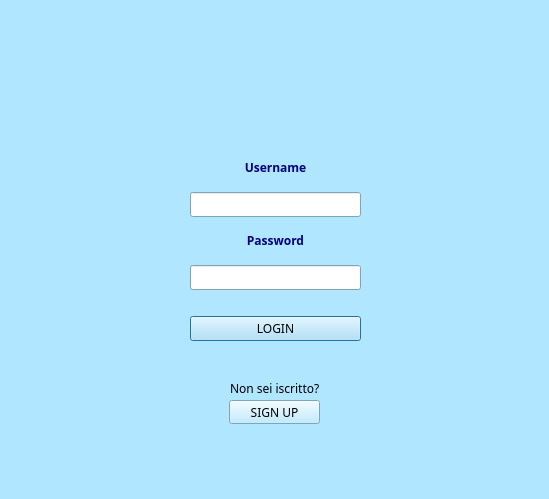
<?xml version="1.0" encoding="UTF-8"?>
<ui version="4.0">
 <class>login</class>
 <widget class="QDialog" name="login">
  <property name="enabled">
   <bool>true</bool>
  </property>
  <property name="geometry">
   <rect>
    <x>0</x>
    <y>0</y>
    <width>549</width>
    <height>499</height>
   </rect>
  </property>
  <property name="sizePolicy">
   <sizepolicy hsizetype="Preferred" vsizetype="Preferred">
    <horstretch>0</horstretch>
    <verstretch>0</verstretch>
   </sizepolicy>
  </property>
  <property name="minimumSize">
   <size>
    <width>549</width>
    <height>499</height>
   </size>
  </property>
  <property name="palette">
   <palette>
    <active>
     <colorrole role="WindowText">
      <brush brushstyle="SolidPattern">
       <color alpha="255">
        <red>0</red>
        <green>0</green>
        <blue>0</blue>
       </color>
      </brush>
     </colorrole>
     <colorrole role="Button">
      <brush brushstyle="SolidPattern">
       <color alpha="255">
        <red>176</red>
        <green>230</green>
        <blue>255</blue>
       </color>
      </brush>
     </colorrole>
     <colorrole role="Light">
      <brush brushstyle="SolidPattern">
       <color alpha="255">
        <red>255</red>
        <green>255</green>
        <blue>255</blue>
       </color>
      </brush>
     </colorrole>
     <colorrole role="Midlight">
      <brush brushstyle="SolidPattern">
       <color alpha="255">
        <red>215</red>
        <green>242</green>
        <blue>255</blue>
       </color>
      </brush>
     </colorrole>
     <colorrole role="Dark">
      <brush brushstyle="SolidPattern">
       <color alpha="255">
        <red>88</red>
        <green>115</green>
        <blue>127</blue>
       </color>
      </brush>
     </colorrole>
     <colorrole role="Mid">
      <brush brushstyle="SolidPattern">
       <color alpha="255">
        <red>117</red>
        <green>153</green>
        <blue>170</blue>
       </color>
      </brush>
     </colorrole>
     <colorrole role="Text">
      <brush brushstyle="SolidPattern">
       <color alpha="255">
        <red>0</red>
        <green>0</green>
        <blue>0</blue>
       </color>
      </brush>
     </colorrole>
     <colorrole role="BrightText">
      <brush brushstyle="SolidPattern">
       <color alpha="255">
        <red>255</red>
        <green>255</green>
        <blue>255</blue>
       </color>
      </brush>
     </colorrole>
     <colorrole role="ButtonText">
      <brush brushstyle="SolidPattern">
       <color alpha="255">
        <red>0</red>
        <green>0</green>
        <blue>0</blue>
       </color>
      </brush>
     </colorrole>
     <colorrole role="Base">
      <brush brushstyle="SolidPattern">
       <color alpha="255">
        <red>255</red>
        <green>255</green>
        <blue>255</blue>
       </color>
      </brush>
     </colorrole>
     <colorrole role="Window">
      <brush brushstyle="SolidPattern">
       <color alpha="255">
        <red>176</red>
        <green>230</green>
        <blue>255</blue>
       </color>
      </brush>
     </colorrole>
     <colorrole role="Shadow">
      <brush brushstyle="SolidPattern">
       <color alpha="255">
        <red>0</red>
        <green>0</green>
        <blue>0</blue>
       </color>
      </brush>
     </colorrole>
     <colorrole role="AlternateBase">
      <brush brushstyle="SolidPattern">
       <color alpha="255">
        <red>215</red>
        <green>242</green>
        <blue>255</blue>
       </color>
      </brush>
     </colorrole>
     <colorrole role="ToolTipBase">
      <brush brushstyle="SolidPattern">
       <color alpha="255">
        <red>255</red>
        <green>255</green>
        <blue>220</blue>
       </color>
      </brush>
     </colorrole>
     <colorrole role="ToolTipText">
      <brush brushstyle="SolidPattern">
       <color alpha="255">
        <red>0</red>
        <green>0</green>
        <blue>0</blue>
       </color>
      </brush>
     </colorrole>
    </active>
    <inactive>
     <colorrole role="WindowText">
      <brush brushstyle="SolidPattern">
       <color alpha="255">
        <red>0</red>
        <green>0</green>
        <blue>0</blue>
       </color>
      </brush>
     </colorrole>
     <colorrole role="Button">
      <brush brushstyle="SolidPattern">
       <color alpha="255">
        <red>176</red>
        <green>230</green>
        <blue>255</blue>
       </color>
      </brush>
     </colorrole>
     <colorrole role="Light">
      <brush brushstyle="SolidPattern">
       <color alpha="255">
        <red>255</red>
        <green>255</green>
        <blue>255</blue>
       </color>
      </brush>
     </colorrole>
     <colorrole role="Midlight">
      <brush brushstyle="SolidPattern">
       <color alpha="255">
        <red>215</red>
        <green>242</green>
        <blue>255</blue>
       </color>
      </brush>
     </colorrole>
     <colorrole role="Dark">
      <brush brushstyle="SolidPattern">
       <color alpha="255">
        <red>88</red>
        <green>115</green>
        <blue>127</blue>
       </color>
      </brush>
     </colorrole>
     <colorrole role="Mid">
      <brush brushstyle="SolidPattern">
       <color alpha="255">
        <red>117</red>
        <green>153</green>
        <blue>170</blue>
       </color>
      </brush>
     </colorrole>
     <colorrole role="Text">
      <brush brushstyle="SolidPattern">
       <color alpha="255">
        <red>0</red>
        <green>0</green>
        <blue>0</blue>
       </color>
      </brush>
     </colorrole>
     <colorrole role="BrightText">
      <brush brushstyle="SolidPattern">
       <color alpha="255">
        <red>255</red>
        <green>255</green>
        <blue>255</blue>
       </color>
      </brush>
     </colorrole>
     <colorrole role="ButtonText">
      <brush brushstyle="SolidPattern">
       <color alpha="255">
        <red>0</red>
        <green>0</green>
        <blue>0</blue>
       </color>
      </brush>
     </colorrole>
     <colorrole role="Base">
      <brush brushstyle="SolidPattern">
       <color alpha="255">
        <red>255</red>
        <green>255</green>
        <blue>255</blue>
       </color>
      </brush>
     </colorrole>
     <colorrole role="Window">
      <brush brushstyle="SolidPattern">
       <color alpha="255">
        <red>176</red>
        <green>230</green>
        <blue>255</blue>
       </color>
      </brush>
     </colorrole>
     <colorrole role="Shadow">
      <brush brushstyle="SolidPattern">
       <color alpha="255">
        <red>0</red>
        <green>0</green>
        <blue>0</blue>
       </color>
      </brush>
     </colorrole>
     <colorrole role="AlternateBase">
      <brush brushstyle="SolidPattern">
       <color alpha="255">
        <red>215</red>
        <green>242</green>
        <blue>255</blue>
       </color>
      </brush>
     </colorrole>
     <colorrole role="ToolTipBase">
      <brush brushstyle="SolidPattern">
       <color alpha="255">
        <red>255</red>
        <green>255</green>
        <blue>220</blue>
       </color>
      </brush>
     </colorrole>
     <colorrole role="ToolTipText">
      <brush brushstyle="SolidPattern">
       <color alpha="255">
        <red>0</red>
        <green>0</green>
        <blue>0</blue>
       </color>
      </brush>
     </colorrole>
    </inactive>
    <disabled>
     <colorrole role="WindowText">
      <brush brushstyle="SolidPattern">
       <color alpha="255">
        <red>88</red>
        <green>115</green>
        <blue>127</blue>
       </color>
      </brush>
     </colorrole>
     <colorrole role="Button">
      <brush brushstyle="SolidPattern">
       <color alpha="255">
        <red>176</red>
        <green>230</green>
        <blue>255</blue>
       </color>
      </brush>
     </colorrole>
     <colorrole role="Light">
      <brush brushstyle="SolidPattern">
       <color alpha="255">
        <red>255</red>
        <green>255</green>
        <blue>255</blue>
       </color>
      </brush>
     </colorrole>
     <colorrole role="Midlight">
      <brush brushstyle="SolidPattern">
       <color alpha="255">
        <red>215</red>
        <green>242</green>
        <blue>255</blue>
       </color>
      </brush>
     </colorrole>
     <colorrole role="Dark">
      <brush brushstyle="SolidPattern">
       <color alpha="255">
        <red>88</red>
        <green>115</green>
        <blue>127</blue>
       </color>
      </brush>
     </colorrole>
     <colorrole role="Mid">
      <brush brushstyle="SolidPattern">
       <color alpha="255">
        <red>117</red>
        <green>153</green>
        <blue>170</blue>
       </color>
      </brush>
     </colorrole>
     <colorrole role="Text">
      <brush brushstyle="SolidPattern">
       <color alpha="255">
        <red>88</red>
        <green>115</green>
        <blue>127</blue>
       </color>
      </brush>
     </colorrole>
     <colorrole role="BrightText">
      <brush brushstyle="SolidPattern">
       <color alpha="255">
        <red>255</red>
        <green>255</green>
        <blue>255</blue>
       </color>
      </brush>
     </colorrole>
     <colorrole role="ButtonText">
      <brush brushstyle="SolidPattern">
       <color alpha="255">
        <red>88</red>
        <green>115</green>
        <blue>127</blue>
       </color>
      </brush>
     </colorrole>
     <colorrole role="Base">
      <brush brushstyle="SolidPattern">
       <color alpha="255">
        <red>176</red>
        <green>230</green>
        <blue>255</blue>
       </color>
      </brush>
     </colorrole>
     <colorrole role="Window">
      <brush brushstyle="SolidPattern">
       <color alpha="255">
        <red>176</red>
        <green>230</green>
        <blue>255</blue>
       </color>
      </brush>
     </colorrole>
     <colorrole role="Shadow">
      <brush brushstyle="SolidPattern">
       <color alpha="255">
        <red>0</red>
        <green>0</green>
        <blue>0</blue>
       </color>
      </brush>
     </colorrole>
     <colorrole role="AlternateBase">
      <brush brushstyle="SolidPattern">
       <color alpha="255">
        <red>176</red>
        <green>230</green>
        <blue>255</blue>
       </color>
      </brush>
     </colorrole>
     <colorrole role="ToolTipBase">
      <brush brushstyle="SolidPattern">
       <color alpha="255">
        <red>255</red>
        <green>255</green>
        <blue>220</blue>
       </color>
      </brush>
     </colorrole>
     <colorrole role="ToolTipText">
      <brush brushstyle="SolidPattern">
       <color alpha="255">
        <red>0</red>
        <green>0</green>
        <blue>0</blue>
       </color>
      </brush>
     </colorrole>
    </disabled>
   </palette>
  </property>
  <property name="font">
   <font>
    <family>STIXIntegralsSm</family>
   </font>
  </property>
  <property name="mouseTracking">
   <bool>false</bool>
  </property>
  <property name="windowTitle">
   <string>Login</string>
  </property>
  <property name="windowOpacity">
   <double>1.000000000000000</double>
  </property>
  <property name="toolTip">
   <string>&lt;html&gt;&lt;head/&gt;&lt;body&gt;&lt;p&gt;Finestra di login&lt;/p&gt;&lt;/body&gt;&lt;/html&gt;</string>
  </property>
  <property name="whatsThis">
   <string>&lt;html&gt;&lt;head/&gt;&lt;body&gt;&lt;p&gt;Finestra di login&lt;/p&gt;&lt;/body&gt;&lt;/html&gt;</string>
  </property>
  <property name="styleSheet">
   <string notr="true"/>
  </property>
  <property name="windowFilePath">
   <string/>
  </property>
  <widget class="QPushButton" name="pushButton_2">
   <property name="geometry">
    <rect>
     <x>229</x>
     <y>400</y>
     <width>91</width>
     <height>24</height>
    </rect>
   </property>
   <property name="font">
    <font>
     <family>STIXIntegralsSm</family>
    </font>
   </property>
   <property name="text">
    <string>SIGN UP</string>
   </property>
   <property name="autoDefault">
    <bool>false</bool>
   </property>
  </widget>
  <widget class="QLabel" name="label_5">
   <property name="geometry">
    <rect>
     <x>230</x>
     <y>380</y>
     <width>98</width>
     <height>16</height>
    </rect>
   </property>
   <property name="font">
    <font>
     <family>STIXIntegralsSm</family>
    </font>
   </property>
   <property name="text">
    <string>Non sei iscritto?</string>
   </property>
  </widget>
  <widget class="QWidget" name="layoutWidget">
   <property name="geometry">
    <rect>
     <x>90</x>
     <y>150</y>
     <width>371</width>
     <height>221</height>
    </rect>
   </property>
   <layout class="QGridLayout" name="gridLayout_2">
    <property name="sizeConstraint">
     <enum>QLayout::SetMinAndMaxSize</enum>
    </property>
    <property name="leftMargin">
     <number>100</number>
    </property>
    <property name="rightMargin">
     <number>100</number>
    </property>
    <property name="bottomMargin">
     <number>10</number>
    </property>
    <item row="0" column="0">
     <widget class="QLabel" name="label_2">
      <property name="text">
       <string>&lt;html&gt;&lt;head/&gt;&lt;body&gt;&lt;p align=&quot;center&quot;&gt;&lt;span style=&quot; font-weight:600; color:#000080;&quot;&gt;Username&lt;/span&gt;&lt;/p&gt;&lt;/body&gt;&lt;/html&gt;</string>
      </property>
     </widget>
    </item>
    <item row="1" column="0">
     <widget class="QLineEdit" name="username">
      <property name="focusPolicy">
       <enum>Qt::WheelFocus</enum>
      </property>
     </widget>
    </item>
    <item row="4" column="0">
     <spacer name="horizontalSpacer">
      <property name="orientation">
       <enum>Qt::Horizontal</enum>
      </property>
      <property name="sizeHint" stdset="0">
       <size>
        <width>40</width>
        <height>20</height>
       </size>
      </property>
     </spacer>
    </item>
    <item row="2" column="0">
     <widget class="QLabel" name="label_3">
      <property name="text">
       <string>&lt;html&gt;&lt;head/&gt;&lt;body&gt;&lt;p align=&quot;center&quot;&gt;&lt;span style=&quot; font-weight:600; color:#000080;&quot;&gt;Password&lt;/span&gt;&lt;/p&gt;&lt;/body&gt;&lt;/html&gt;</string>
      </property>
     </widget>
    </item>
    <item row="3" column="0">
     <widget class="QLineEdit" name="password">
      <property name="echoMode">
       <enum>QLineEdit::Password</enum>
      </property>
     </widget>
    </item>
    <item row="5" column="0">
     <widget class="QPushButton" name="pushButton">
      <property name="cursor">
       <cursorShape>PointingHandCursor</cursorShape>
      </property>
      <property name="text">
       <string>LOGIN</string>
      </property>
      <property name="autoDefault">
       <bool>false</bool>
      </property>
      <property name="default">
       <bool>true</bool>
      </property>
     </widget>
    </item>
    <item row="6" column="0">
     <spacer name="horizontalSpacer_2">
      <property name="orientation">
       <enum>Qt::Horizontal</enum>
      </property>
      <property name="sizeHint" stdset="0">
       <size>
        <width>40</width>
        <height>20</height>
       </size>
      </property>
     </spacer>
    </item>
   </layout>
  </widget>
  <widget class="QFrame" name="frame">
   <property name="geometry">
    <rect>
     <x>470</x>
     <y>420</y>
     <width>71</width>
     <height>71</height>
    </rect>
   </property>
   <property name="styleSheet">
    <string notr="true">border-image: url(:/IMAGE/bw-open.png);</string>
   </property>
   <property name="frameShape">
    <enum>QFrame::NoFrame</enum>
   </property>
   <property name="frameShadow">
    <enum>QFrame::Raised</enum>
   </property>
  </widget>
  <widget class="QFrame" name="frame_2">
   <property name="geometry">
    <rect>
     <x>10</x>
     <y>0</y>
     <width>481</width>
     <height>251</height>
    </rect>
   </property>
   <property name="styleSheet">
    <string notr="true">border-image: url(:/IMAGE/easymarket1.png);</string>
   </property>
   <property name="frameShape">
    <enum>QFrame::NoFrame</enum>
   </property>
   <property name="frameShadow">
    <enum>QFrame::Raised</enum>
   </property>
  </widget>
 </widget>
 <resources/>
 <connections/>
</ui>
